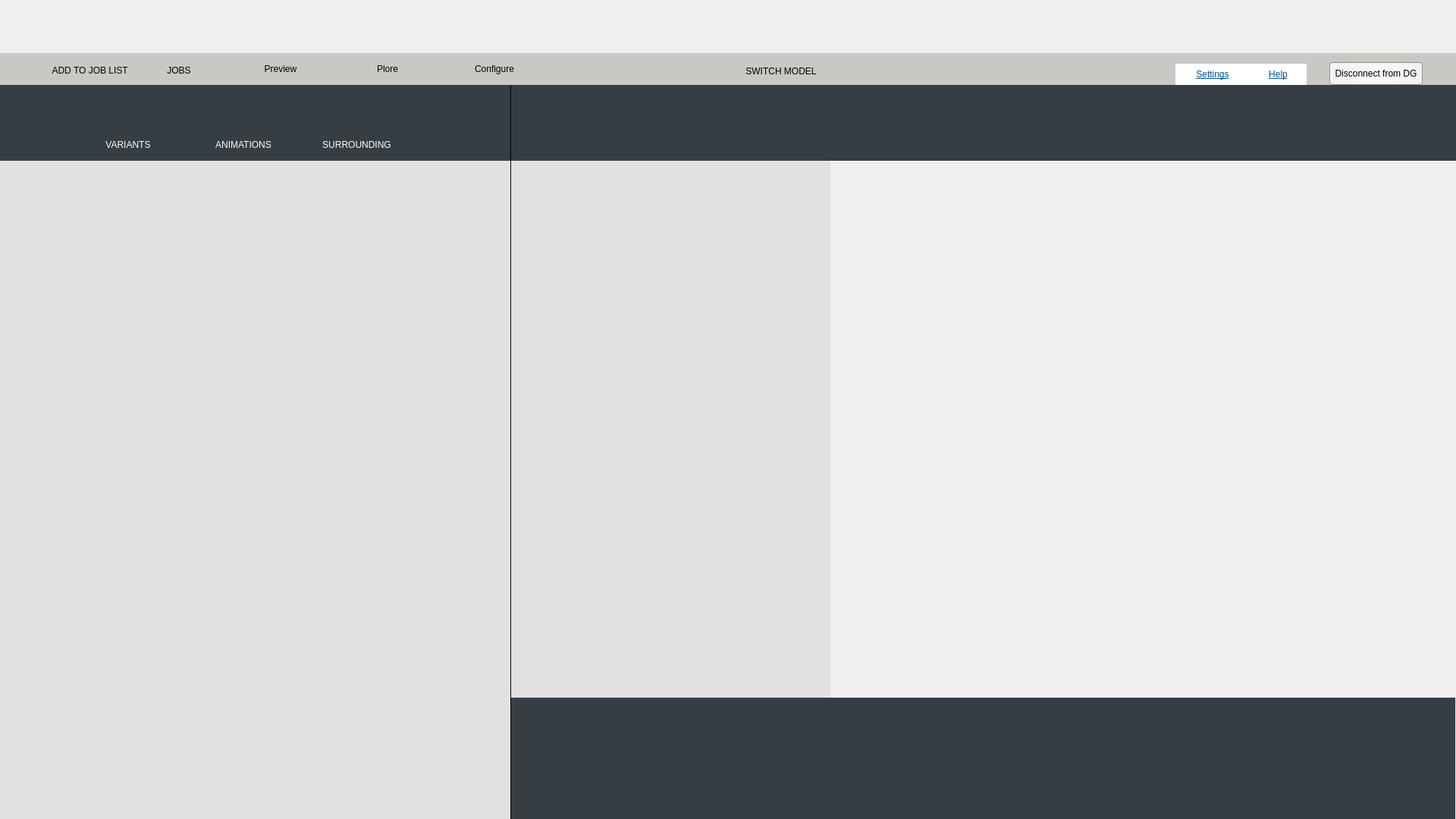
<?xml version="1.0" encoding="UTF-8"?>
<ui version="4.0">
 <class>MainPane</class>
 <widget class="QWidget" name="MainPane">
  <property name="geometry">
   <rect>
    <x>0</x>
    <y>0</y>
    <width>1920</width>
    <height>1080</height>
   </rect>
  </property>
  <property name="windowTitle">
   <string>Form</string>
  </property>
  <widget class="QWidget" name="background" native="true">
   <property name="geometry">
    <rect>
     <x>0</x>
     <y>0</y>
     <width>1920</width>
     <height>1080</height>
    </rect>
   </property>
   <property name="styleSheet">
    <string notr="true">border:0px;</string>
   </property>
   <widget class="QWidget" name="underbg" native="true">
    <property name="geometry">
     <rect>
      <x>0</x>
      <y>0</y>
      <width>1920</width>
      <height>1080</height>
     </rect>
    </property>
    <widget class="QWidget" name="titlewidget" native="true">
     <property name="geometry">
      <rect>
       <x>0</x>
       <y>0</y>
       <width>1920</width>
       <height>70</height>
      </rect>
     </property>
     <property name="styleSheet">
      <string notr="true">#titlewidget{ 
	border-image: url(:/configure/Resource/configure/u169.png);
 }
</string>
     </property>
     <widget class="QLabel" name="titlelabel">
      <property name="geometry">
       <rect>
        <x>1585</x>
        <y>14</y>
        <width>194</width>
        <height>40</height>
       </rect>
      </property>
      <property name="styleSheet">
       <string notr="true">border-image: url(:/configure/Resource/configure/u208.png);</string>
      </property>
      <property name="text">
       <string/>
      </property>
     </widget>
     <widget class="QPushButton" name="quitbtn">
      <property name="geometry">
       <rect>
        <x>1824</x>
        <y>8</y>
        <width>56</width>
        <height>56</height>
       </rect>
      </property>
      <property name="styleSheet">
       <string notr="true">border-image: url(:/login/Resource/login_page/u31.png);
</string>
      </property>
      <property name="text">
       <string/>
      </property>
     </widget>
    </widget>
    <widget class="QWidget" name="bodywidget" native="true">
     <property name="geometry">
      <rect>
       <x>0</x>
       <y>70</y>
       <width>1920</width>
       <height>1010</height>
      </rect>
     </property>
     <property name="styleSheet">
      <string notr="true"/>
     </property>
     <widget class="QWidget" name="preivewpane" native="true">
      <property name="geometry">
       <rect>
        <x>674</x>
        <y>142</y>
        <width>1245</width>
        <height>868</height>
       </rect>
      </property>
      <property name="styleSheet">
       <string notr="true"/>
      </property>
      <widget class="QLabel" name="previewboot">
       <property name="geometry">
        <rect>
         <x>0</x>
         <y>708</y>
         <width>1245</width>
         <height>160</height>
        </rect>
       </property>
       <property name="styleSheet">
        <string notr="true">background-color: rgb(55, 62, 67);
border:0px;</string>
       </property>
       <property name="text">
        <string/>
       </property>
      </widget>
      <widget class="QGroupBox" name="grphelpbox">
       <property name="geometry">
        <rect>
         <x>904</x>
         <y>724</y>
         <width>310</width>
         <height>128</height>
        </rect>
       </property>
       <property name="styleSheet">
        <string notr="true">border:0px;</string>
       </property>
       <property name="title">
        <string/>
       </property>
       <widget class="QLabel" name="label_5">
        <property name="geometry">
         <rect>
          <x>0</x>
          <y>0</y>
          <width>128</width>
          <height>128</height>
         </rect>
        </property>
        <property name="styleSheet">
         <string notr="true">border-image: url(:/configure/Resource/configure/touch_rotate_1_u362.png);</string>
        </property>
        <property name="text">
         <string/>
        </property>
       </widget>
       <widget class="QLabel" name="label_6">
        <property name="geometry">
         <rect>
          <x>182</x>
          <y>0</y>
          <width>128</width>
          <height>128</height>
         </rect>
        </property>
        <property name="styleSheet">
         <string notr="true">border-image: url(:/configure/Resource/configure/touch_zoom_1_u360.png);</string>
        </property>
        <property name="text">
         <string/>
        </property>
       </widget>
      </widget>
     </widget>
     <widget class="QWidget" name="varsetpane" native="true">
      <property name="geometry">
       <rect>
        <x>0</x>
        <y>142</y>
        <width>672</width>
        <height>868</height>
       </rect>
      </property>
     </widget>
     <widget class="QWidget" name="bodylabelswidget" native="true">
      <property name="geometry">
       <rect>
        <x>0</x>
        <y>0</y>
        <width>1920</width>
        <height>1010</height>
       </rect>
      </property>
      <widget class="QGroupBox" name="configurebodylabelsgrp">
       <property name="geometry">
        <rect>
         <x>0</x>
         <y>0</y>
         <width>1920</width>
         <height>1010</height>
        </rect>
       </property>
       <property name="title">
        <string/>
       </property>
       <widget class="QLabel" name="blabel3">
        <property name="geometry">
         <rect>
          <x>0</x>
          <y>850</y>
          <width>1920</width>
          <height>160</height>
         </rect>
        </property>
        <property name="styleSheet">
         <string notr="true">background-color: rgb(225, 225, 225);
</string>
        </property>
        <property name="text">
         <string/>
        </property>
       </widget>
       <widget class="QLabel" name="blabel2">
        <property name="geometry">
         <rect>
          <x>0</x>
          <y>0</y>
          <width>1920</width>
          <height>142</height>
         </rect>
        </property>
        <property name="styleSheet">
         <string notr="true">background-color: rgb(225, 225, 225);
</string>
        </property>
        <property name="text">
         <string/>
        </property>
       </widget>
       <widget class="QLabel" name="blabel1">
        <property name="geometry">
         <rect>
          <x>0</x>
          <y>0</y>
          <width>1095</width>
          <height>1010</height>
         </rect>
        </property>
        <property name="styleSheet">
         <string notr="true">background-color: rgb(225, 225, 225);
</string>
        </property>
        <property name="text">
         <string/>
        </property>
       </widget>
      </widget>
      <widget class="QGroupBox" name="plorebodylabelsgrp">
       <property name="geometry">
        <rect>
         <x>0</x>
         <y>0</y>
         <width>1920</width>
         <height>1010</height>
        </rect>
       </property>
       <property name="title">
        <string/>
       </property>
       <widget class="QLabel" name="blabel1_2">
        <property name="geometry">
         <rect>
          <x>0</x>
          <y>0</y>
          <width>674</width>
          <height>1010</height>
         </rect>
        </property>
        <property name="styleSheet">
         <string notr="true">background-color: rgb(225, 225, 225);
</string>
        </property>
        <property name="text">
         <string/>
        </property>
       </widget>
       <widget class="QLabel" name="blabel2_2">
        <property name="geometry">
         <rect>
          <x>0</x>
          <y>0</y>
          <width>1920</width>
          <height>142</height>
         </rect>
        </property>
        <property name="styleSheet">
         <string notr="true">background-color: rgb(225, 225, 225);
</string>
        </property>
        <property name="text">
         <string/>
        </property>
       </widget>
       <widget class="QLabel" name="blabel3_2">
        <property name="geometry">
         <rect>
          <x>0</x>
          <y>850</y>
          <width>1920</width>
          <height>160</height>
         </rect>
        </property>
        <property name="styleSheet">
         <string notr="true">background-color: rgb(225, 225, 225);
</string>
        </property>
        <property name="text">
         <string/>
        </property>
       </widget>
      </widget>
     </widget>
     <widget class="QGroupBox" name="varsetgrpbtn">
      <property name="geometry">
       <rect>
        <x>0</x>
        <y>42</y>
        <width>1920</width>
        <height>100</height>
       </rect>
      </property>
      <property name="styleSheet">
       <string notr="true">background-color: rgb(55, 62, 67);
</string>
      </property>
      <property name="title">
       <string/>
      </property>
      <widget class="QWidget" name="varsettab" native="true">
       <property name="geometry">
        <rect>
         <x>136</x>
         <y>13</y>
         <width>66</width>
         <height>74</height>
        </rect>
       </property>
       <widget class="QLabel" name="label">
        <property name="geometry">
         <rect>
          <x>12</x>
          <y>0</y>
          <width>46</width>
          <height>48</height>
         </rect>
        </property>
        <property name="styleSheet">
         <string notr="true">border-image: url(:/configure/Resource/configure/u98.png);</string>
        </property>
        <property name="text">
         <string/>
        </property>
       </widget>
       <widget class="QLabel" name="label_2">
        <property name="geometry">
         <rect>
          <x>0</x>
          <y>58</y>
          <width>66</width>
          <height>16</height>
         </rect>
        </property>
        <property name="styleSheet">
         <string notr="true">font: 75 10pt &quot;Arial Rounded MT Bold&quot;;
color: rgb(255, 255, 255);</string>
        </property>
        <property name="text">
         <string>VARIANTS</string>
        </property>
        <property name="alignment">
         <set>Qt::AlignCenter</set>
        </property>
       </widget>
      </widget>
      <widget class="QWidget" name="animationtab" native="true">
       <property name="geometry">
        <rect>
         <x>280</x>
         <y>13</y>
         <width>82</width>
         <height>74</height>
        </rect>
       </property>
       <widget class="QLabel" name="label_3">
        <property name="geometry">
         <rect>
          <x>18</x>
          <y>0</y>
          <width>46</width>
          <height>48</height>
         </rect>
        </property>
        <property name="styleSheet">
         <string notr="true">border-image: url(:/configure/Resource/configure/u98.png);</string>
        </property>
        <property name="text">
         <string/>
        </property>
       </widget>
       <widget class="QLabel" name="label_4">
        <property name="geometry">
         <rect>
          <x>0</x>
          <y>58</y>
          <width>82</width>
          <height>16</height>
         </rect>
        </property>
        <property name="styleSheet">
         <string notr="true">font: 75 10pt &quot;Arial Rounded MT Bold&quot;;
color: rgb(255, 255, 255);</string>
        </property>
        <property name="text">
         <string>ANIMATIONS</string>
        </property>
        <property name="alignment">
         <set>Qt::AlignCenter</set>
        </property>
       </widget>
      </widget>
      <widget class="QWidget" name="surroundtab" native="true">
       <property name="geometry">
        <rect>
         <x>422</x>
         <y>13</y>
         <width>97</width>
         <height>74</height>
        </rect>
       </property>
       <widget class="QLabel" name="label_7">
        <property name="geometry">
         <rect>
          <x>24</x>
          <y>0</y>
          <width>46</width>
          <height>48</height>
         </rect>
        </property>
        <property name="styleSheet">
         <string notr="true">border-image: url(:/configure/Resource/configure/u98.png);</string>
        </property>
        <property name="text">
         <string/>
        </property>
       </widget>
       <widget class="QLabel" name="label_8">
        <property name="geometry">
         <rect>
          <x>0</x>
          <y>58</y>
          <width>97</width>
          <height>16</height>
         </rect>
        </property>
        <property name="styleSheet">
         <string notr="true">font: 75 10pt &quot;Arial Rounded MT Bold&quot;;
color: rgb(255, 255, 255);</string>
        </property>
        <property name="text">
         <string>SURROUNDING</string>
        </property>
        <property name="alignment">
         <set>Qt::AlignCenter</set>
        </property>
       </widget>
      </widget>
     </widget>
     <widget class="QLabel" name="sperator">
      <property name="geometry">
       <rect>
        <x>673</x>
        <y>42</y>
        <width>1</width>
        <height>973</height>
       </rect>
      </property>
      <property name="styleSheet">
       <string notr="true">background-color: rgb(0, 0, 0);</string>
      </property>
      <property name="text">
       <string/>
      </property>
     </widget>
     <zorder>bodylabelswidget</zorder>
     <zorder>varsetpane</zorder>
     <zorder>preivewpane</zorder>
     <zorder>varsetgrpbtn</zorder>
     <zorder>sperator</zorder>
    </widget>
    <widget class="QWidget" name="widget" native="true">
     <property name="geometry">
      <rect>
       <x>0</x>
       <y>70</y>
       <width>1920</width>
       <height>42</height>
      </rect>
     </property>
     <property name="styleSheet">
      <string notr="true">#widget{
	background-color: rgba(177, 173, 163, 120);
}</string>
     </property>
     <widget class="QGroupBox" name="modebtngrp">
      <property name="geometry">
       <rect>
        <x>300</x>
        <y>2</y>
        <width>422</width>
        <height>37</height>
       </rect>
      </property>
      <property name="styleSheet">
       <string notr="true">background-color: rgba(255, 255, 255, 0);
border: 0px;</string>
      </property>
      <property name="title">
       <string/>
      </property>
      <property name="checkable">
       <bool>false</bool>
      </property>
      <widget class="QPushButton" name="previewbtn">
       <property name="geometry">
        <rect>
         <x>0</x>
         <y>0</y>
         <width>140</width>
         <height>37</height>
        </rect>
       </property>
       <property name="styleSheet">
        <string notr="true">QPushButton{
	border-image: url(:/configure/Resource/configure/tab_option_2_u8.png);
	font: 14pt &quot;Arial&quot;;
}

QPushButton:checked{
	border-image: url(:/configure/Resource/configure/selected_tab_u13.png);
}

</string>
       </property>
       <property name="text">
        <string>Preview</string>
       </property>
       <property name="checkable">
        <bool>true</bool>
       </property>
       <property name="checked">
        <bool>true</bool>
       </property>
       <property name="autoExclusive">
        <bool>true</bool>
       </property>
      </widget>
      <widget class="QPushButton" name="plorebtn">
       <property name="geometry">
        <rect>
         <x>141</x>
         <y>0</y>
         <width>140</width>
         <height>37</height>
        </rect>
       </property>
       <property name="styleSheet">
        <string notr="true">QPushButton{
	border-image: url(:/configure/Resource/configure/tab_option_2_u8.png);
	font: 14pt &quot;Arial&quot;;
}

QPushButton:checked{
	border-image: url(:/configure/Resource/configure/selected_tab_u13.png);
}
</string>
       </property>
       <property name="text">
        <string>Plore</string>
       </property>
       <property name="checkable">
        <bool>true</bool>
       </property>
       <property name="checked">
        <bool>false</bool>
       </property>
       <property name="autoExclusive">
        <bool>true</bool>
       </property>
      </widget>
      <widget class="QPushButton" name="configurebtn">
       <property name="geometry">
        <rect>
         <x>282</x>
         <y>0</y>
         <width>140</width>
         <height>37</height>
        </rect>
       </property>
       <property name="styleSheet">
        <string notr="true">QPushButton{
	border-image: url(:/configure/Resource/configure/tab_option_2_u8.png);
	font: 14pt &quot;Arial&quot;;
}

QPushButton:checked{
	border-image: url(:/configure/Resource/configure/selected_tab_u13.png);
}
</string>
       </property>
       <property name="text">
        <string>Configure</string>
       </property>
       <property name="checkable">
        <bool>true</bool>
       </property>
       <property name="autoExclusive">
        <bool>true</bool>
       </property>
      </widget>
     </widget>
     <widget class="QGroupBox" name="jobsbtngrp">
      <property name="geometry">
       <rect>
        <x>24</x>
        <y>5</y>
        <width>242</width>
        <height>36</height>
       </rect>
      </property>
      <property name="styleSheet">
       <string notr="true">QGroupBox#jobsgrpbtn{
	border: 0px;
	background-color: transparent;
}</string>
      </property>
      <property name="title">
       <string/>
      </property>
      <widget class="QPushButton" name="addbtn">
       <property name="geometry">
        <rect>
         <x>0</x>
         <y>0</y>
         <width>180</width>
         <height>36</height>
        </rect>
       </property>
       <property name="styleSheet">
        <string notr="true">QPushButton{
	color:rgb(0, 0, 0);
	font: 75 10pt &quot;Arial&quot;;
    border-top-left-radius: 4px;
    border-top-right-radius: 4px;
	border-image: url(:/configure/Resource/configure/u256.png);
}

QPushButton:checked{
	color:rgb(255, 255, 255);
	border-image: url(:/configure/Resource/configure/u213.png);
}

</string>
       </property>
       <property name="text">
        <string>   ADD TO JOB LIST</string>
       </property>
       <property name="icon">
        <iconset resource="resource.qrc">
         <normaloff>:/configure/Resource/configure/u296.png</normaloff>
         <activeon>:/configure/Resource/configure/u215.png</activeon>
         <selectedon>:/configure/Resource/configure/u296.png</selectedon>:/configure/Resource/configure/u296.png</iconset>
       </property>
       <property name="iconSize">
        <size>
         <width>24</width>
         <height>24</height>
        </size>
       </property>
       <property name="checkable">
        <bool>true</bool>
       </property>
       <property name="checked">
        <bool>false</bool>
       </property>
       <property name="autoExclusive">
        <bool>false</bool>
       </property>
      </widget>
      <widget class="QPushButton" name="listbtn">
       <property name="geometry">
        <rect>
         <x>182</x>
         <y>0</y>
         <width>60</width>
         <height>36</height>
        </rect>
       </property>
       <property name="styleSheet">
        <string notr="true">QPushButton{
	color:rgb(0, 0, 0);
	font: 75 10pt &quot;Arial&quot;;
	border-image: url(:/configure/Resource/configure/u256.png);
    border-top-left-radius: 4px;
    border-top-right-radius: 4px;
}

QPushButton:checked{
	color:rgb(255, 255, 255);
	border-image: url(:/configure/Resource/configure/u213.png);
}

</string>
       </property>
       <property name="text">
        <string>JOBS</string>
       </property>
       <property name="checkable">
        <bool>true</bool>
       </property>
       <property name="autoExclusive">
        <bool>false</bool>
       </property>
      </widget>
     </widget>
     <widget class="QPushButton" name="modelselectbtn">
      <property name="geometry">
       <rect>
        <x>890</x>
        <y>7</y>
        <width>280</width>
        <height>34</height>
       </rect>
      </property>
      <property name="styleSheet">
       <string notr="true">QPushButton{
	border-image: url(:/configure/Resource/configure/u409.png);
	font: 75 14pt &quot;Arial&quot;;
}

QPushButton:hover{
	border-image: url(:/configure/Resource/configure/u409_mouseOver.png);
}
</string>
      </property>
      <property name="text">
       <string>SWITCH MODEL</string>
      </property>
      <property name="icon">
       <iconset>
        <normaloff>:/configure/Resource/configure/u316.png</normaloff>:/configure/Resource/configure/u316.png</iconset>
      </property>
      <property name="checkable">
       <bool>true</bool>
      </property>
      <property name="checked">
       <bool>false</bool>
      </property>
     </widget>
     <widget class="QPushButton" name="connectbtn">
      <property name="geometry">
       <rect>
        <x>1753</x>
        <y>12</y>
        <width>123</width>
        <height>30</height>
       </rect>
      </property>
      <property name="styleSheet">
       <string notr="true">QPushButton {
    border: 1px solid #8f8f91;
	border-radius: 4px;
	background-color: qlineargradient(spread:pad, x1:0, y1:0, x2:1, y2:0, stop:0 rgba(243, 243, 243, 255), stop:0.166 rgba(244, 244, 244, 255), stop:0.333 rgba(246, 246, 246, 255), stop:0.5 rgba(248, 248, 248, 255), stop:0.666 rgba(246, 246, 246, 255), stop:0.833 rgba(244, 244, 244, 255), stop:1 rgba(243, 243, 243, 255));
	font: 9pt &quot;Arial&quot;;
}


QPushButton:pressed {
	border: 1px solid #8f8f91;
	background-color: qlineargradient(spread:pad, x1:0, y1:0, x2:1, y2:0, stop:0 rgba(222, 222, 222, 255), stop:0.166 rgba(224, 224, 224, 255), stop:0.333 rgba(226, 226, 226, 255), stop:0.5 rgba(228, 228,228, 255), stop:0.666 rgba(226, 226, 226, 255), stop:0.833 rgba(224, 224, 224, 255), stop:1 rgba(222, 222, 222, 255));
}
</string>
      </property>
      <property name="text">
       <string>Disconnect from DG</string>
      </property>
     </widget>
     <widget class="QGroupBox" name="configuregrpbtn">
      <property name="geometry">
       <rect>
        <x>1550</x>
        <y>14</y>
        <width>173</width>
        <height>28</height>
       </rect>
      </property>
      <property name="styleSheet">
       <string notr="true">background-color:transparent;
border: 0px;</string>
      </property>
      <property name="title">
       <string/>
      </property>
      <widget class="QPushButton" name="setbtn">
       <property name="geometry">
        <rect>
         <x>0</x>
         <y>0</y>
         <width>98</width>
         <height>28</height>
        </rect>
       </property>
       <property name="layoutDirection">
        <enum>Qt::LeftToRight</enum>
       </property>
       <property name="styleSheet">
        <string notr="true">QPushButton{
	font: 14pt &quot;Arial&quot;;
	text-decoration: underline;
	color: rgb(0, 83, 134);
	border: 0px;	
	
	background-color: rgb(255, 255, 255);
}

QPushButton:checked{
	border-image: url(:/configure/Resource/configure/menu_item_1_u194_selected.png);
	color: rgb(255, 255, 255);
}
</string>
       </property>
       <property name="text">
        <string>Settings</string>
       </property>
       <property name="checkable">
        <bool>true</bool>
       </property>
       <property name="checked">
        <bool>false</bool>
       </property>
      </widget>
      <widget class="QPushButton" name="helpbtn">
       <property name="geometry">
        <rect>
         <x>98</x>
         <y>0</y>
         <width>75</width>
         <height>28</height>
        </rect>
       </property>
       <property name="styleSheet">
        <string notr="true">QPushButton{
	font: 14pt &quot;Arial&quot;;
	text-decoration: underline;
	color: rgb(0, 83, 134);
	border: 0px;	
	
	background-color: rgb(255, 255, 255);
}

QPushButton:checked{
	border-image: url(:/configure/Resource/configure/menu_item_2_u196_selected.png);
	color: rgb(255, 255, 255);
}
</string>
       </property>
       <property name="text">
        <string>Help</string>
       </property>
       <property name="checkable">
        <bool>true</bool>
       </property>
       <property name="checked">
        <bool>false</bool>
       </property>
      </widget>
     </widget>
    </widget>
   </widget>
  </widget>
 </widget>
 <resources>
  <include location="resource.qrc"/>
 </resources>
 <connections/>
</ui>
